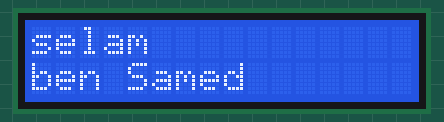
Recording of a sketch running on a simulated Arduino Uno, built with avr-gcc and run on an emulated ATmega328P. On the bench: 16×2 character LCD.

Above: at 0.1 s.
At 6.8 s:
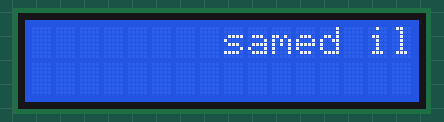
At 10.9 s:
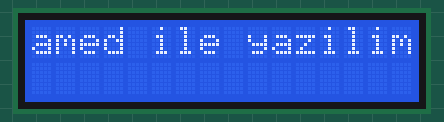
At 13.1 s:
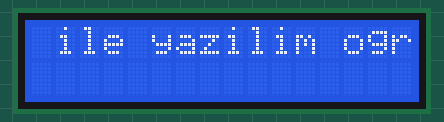
At 19.9 s:
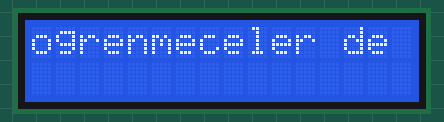
At 26.6 s:
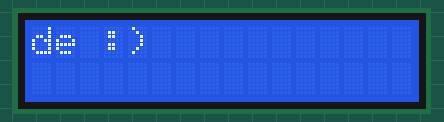

Measured:
- what the display in image 1 shows lasts 0.5 s, from 6.7 s to 7.2 s

The sketch:

LiquidCrystal_I2C_long_message_shift.ino
```cpp
/*
TR :LiquidCrystal_I2C ile uzun mesaj kaydırmalı ekrana  yazma
ENG: Long message shift write with LiquidCrystal_I2C

Samed ÇALIK tarafından üretilmiş bir koddur.

*/
#include <LiquidCrystal_I2C.h>

/*
uno modelinde SDA : A4
              SCL : A5

modole gore farklılık gosterir
*/
LiquidCrystal_I2C lcd(0x27,16,2);            // 0x3F yada 0x27 konulacak hata yazmaz ise tekrarla

#define sure 500

void kaydirmali(String msg )
{
  int size_msg = msg.length();
  int i =15;              // sutun sayisi
  String sub_S;           // bole islemi icin gerekli string
  int k = 1;              //
  int loop_size = size_msg+10;

  while(loop_size--)
  {
    lcd.setCursor(i,0);
    if(i>0)
     {
        i--;
        sub_S  = msg.substring(0,16);   // direk msg yazidirsaydik 2. satirda çıkıyordu bu sebeble bolumledim.
        lcd.print(sub_S);
     }
     else
     {
        sub_S  = msg.substring(k, size_msg);
        lcd.print(sub_S);
        k++;
     }


    delay(sure);
    lcd.clear();
  }

}

void setup() {

lcd.init(); // begin();
lcd.backlight(); // arka isigi acar

lcd.setCursor(0,0); // satır ,sutun
lcd.print("selam ");
lcd.setCursor(0,1);
lcd.print("ben Samed");
delay(3000);
lcd.clear();

kaydirmali( "samed ile yazilim ogrenmeceler de :)" );


}


void loop() {

}
```
